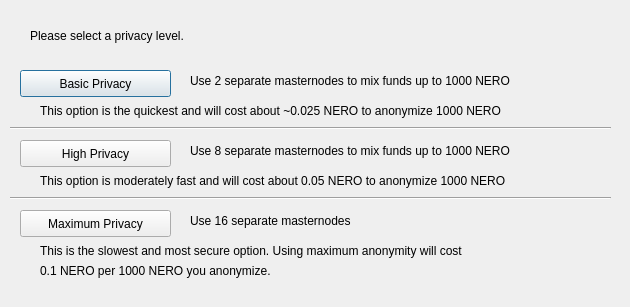
<?xml version="1.0" encoding="UTF-8"?>
<ui version="4.0">
 <class>DarksendConfig</class>
 <widget class="QDialog" name="DarksendConfig">
  <property name="geometry">
   <rect>
    <x>0</x>
    <y>0</y>
    <width>630</width>
    <height>307</height>
   </rect>
  </property>
  <property name="windowTitle">
   <string>Configure PrivateSend</string>
  </property>
  <widget class="QPushButton" name="buttonBasic">
   <property name="geometry">
    <rect>
     <x>20</x>
     <y>70</y>
     <width>151</width>
     <height>27</height>
    </rect>
   </property>
   <property name="text">
    <string>Basic Privacy</string>
   </property>
  </widget>
  <widget class="QPushButton" name="buttonHigh">
   <property name="geometry">
    <rect>
     <x>20</x>
     <y>140</y>
     <width>151</width>
     <height>27</height>
    </rect>
   </property>
   <property name="text">
    <string>High Privacy</string>
   </property>
  </widget>
  <widget class="QPushButton" name="buttonMax">
   <property name="geometry">
    <rect>
     <x>20</x>
     <y>210</y>
     <width>151</width>
     <height>27</height>
    </rect>
   </property>
   <property name="text">
    <string>Maximum Privacy</string>
   </property>
  </widget>
  <widget class="QLabel" name="label">
   <property name="geometry">
    <rect>
     <x>30</x>
     <y>20</y>
     <width>571</width>
     <height>31</height>
    </rect>
   </property>
   <property name="text">
    <string>Please select a privacy level.</string>
   </property>
  </widget>
  <widget class="QLabel" name="label_2">
   <property name="geometry">
    <rect>
     <x>190</x>
     <y>70</y>
     <width>421</width>
     <height>21</height>
    </rect>
   </property>
   <property name="text">
    <string>Use 2 separate masternodes to mix funds up to 1000 NERO</string>
   </property>
  </widget>
  <widget class="QLabel" name="label_3">
   <property name="geometry">
    <rect>
     <x>190</x>
     <y>140</y>
     <width>411</width>
     <height>21</height>
    </rect>
   </property>
   <property name="text">
    <string>Use 8 separate masternodes to mix funds up to 1000 NERO</string>
   </property>
  </widget>
  <widget class="QLabel" name="label_4">
   <property name="geometry">
    <rect>
     <x>190</x>
     <y>210</y>
     <width>421</width>
     <height>21</height>
    </rect>
   </property>
   <property name="text">
    <string>Use 16 separate masternodes</string>
   </property>
  </widget>
  <widget class="QLabel" name="label_6">
   <property name="geometry">
    <rect>
     <x>40</x>
     <y>100</y>
     <width>561</width>
     <height>21</height>
    </rect>
   </property>
   <property name="text">
    <string>This option is the quickest and will cost about ~0.025 NERO to anonymize 1000 NERO</string>
   </property>
  </widget>
  <widget class="QLabel" name="label_7">
   <property name="geometry">
    <rect>
     <x>40</x>
     <y>170</y>
     <width>561</width>
     <height>21</height>
    </rect>
   </property>
   <property name="text">
    <string>This option is moderately fast and will cost about 0.05 NERO to anonymize 1000 NERO</string>
   </property>
  </widget>
  <widget class="QLabel" name="label_8">
   <property name="geometry">
    <rect>
     <x>40</x>
     <y>240</y>
     <width>561</width>
     <height>21</height>
    </rect>
   </property>
   <property name="text">
    <string>This is the slowest and most secure option. Using maximum anonymity will cost</string>
   </property>
  </widget>
  <widget class="QLabel" name="label_9">
   <property name="geometry">
    <rect>
     <x>40</x>
     <y>260</y>
     <width>561</width>
     <height>21</height>
    </rect>
   </property>
   <property name="text">
    <string>0.1 NERO per 1000 NERO you anonymize.</string>
   </property>
  </widget>
  <widget class="Line" name="line">
   <property name="geometry">
    <rect>
     <x>10</x>
     <y>120</y>
     <width>601</width>
     <height>16</height>
    </rect>
   </property>
   <property name="orientation">
    <enum>Qt::Horizontal</enum>
   </property>
  </widget>
  <widget class="Line" name="line_2">
   <property name="geometry">
    <rect>
     <x>10</x>
     <y>190</y>
     <width>601</width>
     <height>16</height>
    </rect>
   </property>
   <property name="orientation">
    <enum>Qt::Horizontal</enum>
   </property>
  </widget>
 </widget>
 <resources/>
 <connections/>
</ui>
